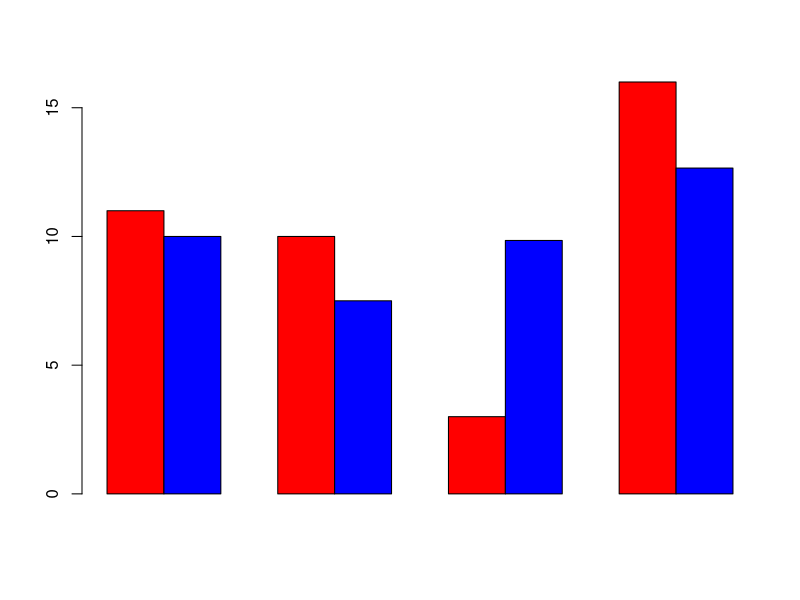

The R script that drew this image:
# setwd("Homeworks/Week3")
# cleanup
rm(list = ls())

Mets <- read.csv("lib/Mets.csv"); head(Mets)

p <- 1/4 # probability of winning
N <- nrow(Mets)

# A) tally up numbers and display side by side
wins <- Mets$R > Mets$RA
indexOfWins <- which(wins); indexOfWins
X <- numeric(40)
X[1] <- indexOfWins[1]

# populate the rest with a loop
for (i in 2:40) {
  X[i] <- indexOfWins[i] - indexOfWins[i-1]
}

# in order to run chi squared test, we need to have 5 to run chi squared test
observed <- table(X)
observed[4] <- sum(observed[4:12])
observed <- observed[-(5:12)]
observed <- as.vector(observed)

expected <- 40 * c(dgeom(0: 1, p), dgeom(2, p) + dgeom(3,p), 1 - pgeom(3, p))
# get the barplot
barplot(rbind(observed, expected), beside = TRUE, col = c("red", "blue"))

# calculate chi sq test
ChiSq <-function(Obs,Exp){
  sum((Obs-Exp)^2/Exp)
}

chisq <- ChiSq(observed, expected); chisq # TODO
# degrees of freedom is 4-2
pValue <- pchisq(chisq, 2, lower.tail = FALSE); # TODO:  needs to be 40.88

# B) using Box-Jenkins
streak <- numeric(nrow(Mets)); length(streak)
streak[1] <- min(which(wins)); head(streak)

for (i in 2:nrow(Mets)){
  streak[i] <- min(which(tail(wins, 1-i)))
}

table(streak)

# lets do 5 bins 1,2,3,4, >=5
observed <- numeric(5)
# populate first 4 entries
observed[1:4] <- table(streak)[1:4]; observed
observed[5] <- sum(table(streak)[5:length(table(streak))])
sum(observed) # must be 161

# according to R, our bins are 1,2,3, >=4
N <- nrow(Mets); N
expected <- N*c(dgeom(0:3, p), pgeom(3, p, lower.tail = FALSE))
sum(expected) == N #true

ChiSq <-function(Obs,Exp){
  sum((Obs-Exp)^2/Exp)
}

chisq <- ChiSq(observed, expected) # TODO 1.410858
# computed a parameter from the data and made the expected total equal to the actual total,
# so we lose 2 degrees of freedom.
pValue <- pchisq(chisq, 5-2, lower.tail = FALSE);# TODO 0.7029915 (fail to reject it came from geometric distribution)
